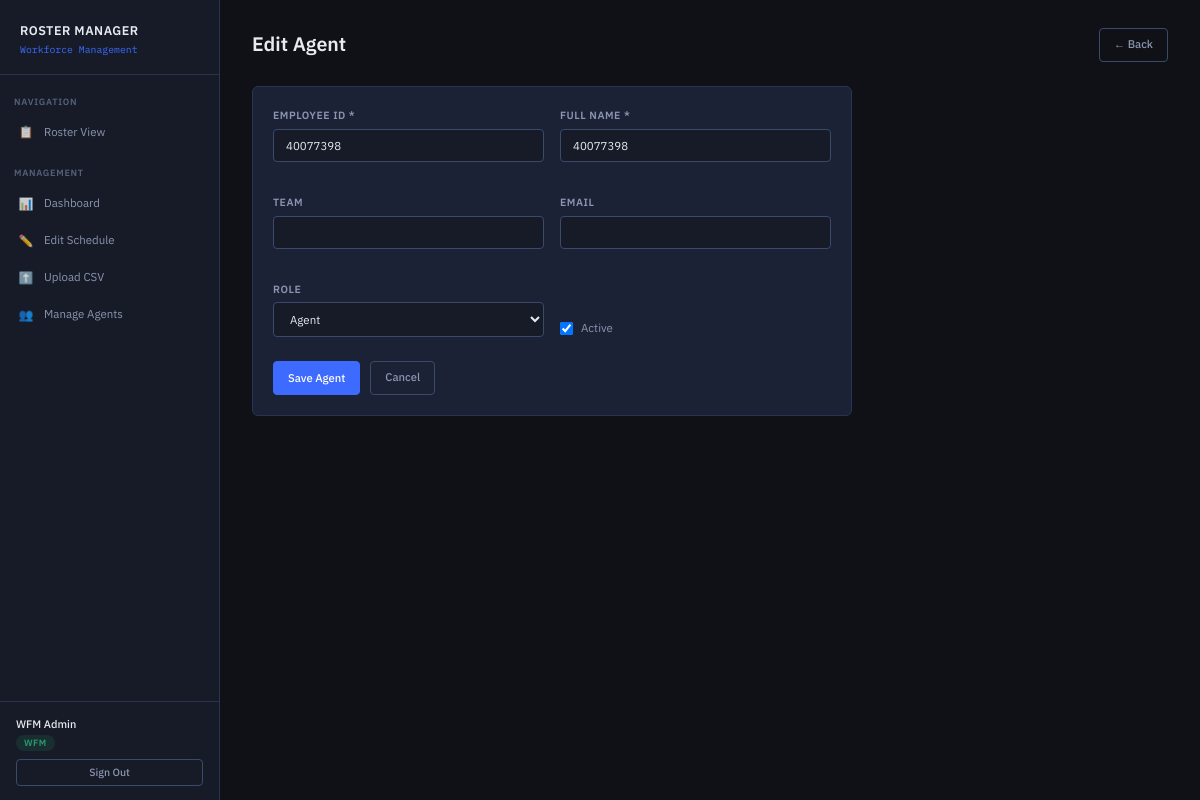
The page /edit-agent/69/ (signed in) on the database its author committed.
### roster/models.py (models this page shows, shortened)
class UserProfile(models.Model):
    ROLE_CHOICES = [
        ('wfm', 'WFM'),
        ('supervisor', 'Supervisor'),
        ('agent', 'Agent'),
    ]
    user = models.OneToOneField(User, on_delete=models.CASCADE, null=True, blank=True)
    role = models.CharField(max_length=20, choices=ROLE_CHOICES, default='agent')
    employee_id = models.CharField(max_length=50, unique=True)
    full_name = models.CharField(max_length=200)
    team = models.CharField(max_length=100, blank=True)
    email = models.EmailField(blank=True)
    is_active = models.BooleanField(default=True)
    created_at = models.DateTimeField(auto_now_add=True)
    class Meta:
        ordering = ['full_name']

### roster/views.py (the view)
# urls.py: path('edit-agent/<int:agent_id>/', views.edit_agent, name='edit_agent'),
@login_required
@wfm_required
def edit_agent(request, agent_id):
    agent = get_object_or_404(UserProfile, id=agent_id)
    if request.method == 'POST':
        form = AgentForm(request.POST, instance=agent)
        if form.is_valid():
            form.save()
            messages.success(request, 'Agent updated.')
            return redirect('manage_agents')
    else:
        form = AgentForm(instance=agent)
    return render(request, 'roster/agent_form.html', {
        'form': form, 'title': 'Edit Agent',
        'user_role': get_role(request.user),
    })

### roster/forms.py
class AgentForm(forms.ModelForm):
    class Meta:
        model = UserProfile
        fields = ['employee_id', 'full_name', 'team', 'email', 'role', 'is_active']
        widgets = {
            'employee_id': forms.TextInput(attrs={'class': 'form-control'}),
            'full_name': forms.TextInput(attrs={'class': 'form-control'}),
            'team': forms.TextInput(attrs={'class': 'form-control'}),
            'email': forms.EmailInput(attrs={'class': 'form-control'}),
            'role': forms.Select(attrs={'class': 'form-control'}),
        }

### roster/views.py (called while the page is built)
def get_role(user):
    if not user.is_authenticated:
        return 'agent'
    try:
        return user.userprofile.role
    except UserProfile.DoesNotExist:
        return 'agent'

### templates/roster/agent_form.html (shortened to what this page needs)
{% extends 'roster/base.html' %}
{% block content %}
<div class="page-header">
  <div class="page-title">{{ title }}</div>
  <a href="{% url 'manage_agents' %}" class="btn btn-outline">← Back</a>
</div>
<div class="card" style="max-width:600px;">
  <form method="post" novalidate>
    <div class="form-grid">
      <div class="form-group">
        <label class="form-label">Employee ID *</label>
        {{ form.employee_id }}
      </div>
      <div class="form-group">
        <label class="form-label">Full Name *</label>
        {{ form.full_name }}
      </div>
      <div class="form-group">
        <label class="form-label">Team</label>
        {{ form.team }}
      </div>
      <div class="form-group">
        <label class="form-label">Email</label>
        {{ form.email }}
      </div>
      <div class="form-group">
        <label class="form-label">Role</label>
        {{ form.role }}
      </div>
      <div class="form-group" style="display:flex;align-items:flex-end;gap:10px;">
        <label style="display:flex;align-items:center;gap:8px;cursor:pointer;font-size:0.82rem;color:var(--text-secondary);">
          {{ form.is_active }} Active
        </label>
      </div>
    </div>
    <div style="display:flex;gap:10px;margin-top:8px;">
      <button type="submit" class="btn btn-primary">Save Agent</button>
      <a href="{% url 'manage_agents' %}" class="btn btn-outline">Cancel</a>
    </div>
  </form>
</div>
{% endblock %}

### templates/roster/base.html (shortened to what this page needs)
<!DOCTYPE html>
<html lang="en">
<head>
{% load static %}
<link rel="stylesheet" href="{% static 'css/main.css' %}">
</head>
<body>
{% if user.is_authenticated %}
<aside class="sidebar">
  <div class="sidebar-brand">
    <h1>Roster Manager</h1>
    <span>Workforce Management</span>
  </div>
  <nav class="sidebar-nav">
    <div class="nav-section">Navigation</div>
    <a href="{% url 'roster' %}" class="nav-item {% if request.resolver_match.url_name == 'roster' %}active{% endif %}">
      <span class="nav-icon">📋</span> Roster View
    </a>
    {% if user_role in 'wfm supervisor' %}
    <div class="nav-section" style="margin-top:8px;">Management</div>
    <a href="{% url 'dashboard' %}" class="nav-item {% if request.resolver_match.url_name == 'dashboard' %}active{% endif %}">
      <span class="nav-icon">📊</span> Dashboard
    </a>
    <a href="{% url 'edit_schedule' %}" class="nav-item {% if request.resolver_match.url_name == 'edit_schedule' %}active{% endif %}">
      <span class="nav-icon">✏️</span> Edit Schedule
    </a>
    {% endif %}
    {% if user_role == 'wfm' %}
    <a href="{% url 'upload_schedule' %}" class="nav-item {% if request.resolver_match.url_name == 'upload_schedule' %}active{% endif %}">
      <span class="nav-icon">⬆️</span> Upload CSV
    </a>
    <a href="{% url 'manage_agents' %}" class="nav-item {% if request.resolver_match.url_name == 'manage_agents' %}active{% endif %}">
      <span class="nav-icon">👥</span> Manage Agents
    </a>
    {% endif %}
  </nav>
  <div class="sidebar-footer">
    <div class="user-info">
      <strong>{{ user.get_full_name|default:user.username }}</strong>
      <span class="role-badge {{ user_role }}">{{ user_role|upper }}</span>
    </div>
    <a href="{% url 'logout' %}" class="btn btn-outline btn-sm" style="width:100%; justify-content:center;">
      Sign Out
    </a>
  </div>
</aside>
{% endif %}
<main class="main-content {% if not user.is_authenticated %}no-sidebar{% endif %}">
  {% block content %}{% endblock %}
</main>
</body>
</html>

### static/css/main.css (style rules this page uses)
:root { --bg-primary: #0f1117; --bg-secondary: #161b27; --bg-card: #1c2236; --bg-hover: #222b42; --border: #2a3452; --border-light: #3a4a6b; --text-primary: #e8eaf0; --text-secondary:#8b95b0; --text-muted: #55627a; --accent: #3d6aff; --accent-hover: #5580ff; --accent-soft: rgba(61,106,255,0.12); --success: #2a9d6e; --success-bg: rgba(42,157,110,0.12); --warning: #e8a328; --warning-bg: rgba(232,163,40,0.12); --danger: #e05252; --danger-bg: rgba(224,82,82,0.12); --info: #3fa9c7; --info-bg: rgba(63,169,199,0.12); --sidebar-w: 220px; --radius: 6px; --radius-sm: 4px; }
*, *::before, *::after { box-sizing: border-box; margin: 0; padding: 0; }
html { font-size: 14px; }
body { font-family: 'IBM Plex Sans', sans-serif; background: var(--bg-primary); color: var(--text-primary); min-height: 100vh; line-height: 1.6; }
.sidebar { position: fixed; top: 0; left: 0; width: var(--sidebar-w); height: 100vh; background: var(--bg-secondary); border-right: 1px solid var(--border); display: flex; flex-direction: column; z-index: 100; }
.sidebar-brand { padding: 20px 20px 16px; border-bottom: 1px solid var(--border); }
.sidebar-brand h1 { font-size: 0.9rem; font-weight: 600; color: var(--text-primary); letter-spacing: 0.04em; text-transform: uppercase; }
.sidebar-brand span { display: block; font-size: 0.7rem; color: var(--accent); font-family: 'IBM Plex Mono', monospace; margin-top: 2px; }
.sidebar-nav { flex: 1; padding: 12px 0; overflow-y: auto; }
.nav-section { padding: 8px 14px 4px; font-size: 0.65rem; font-weight: 600; color: var(--text-muted); text-transform: uppercase; letter-spacing: 0.08em; }
.nav-item { display: flex; align-items: center; gap: 10px; padding: 9px 16px; color: var(--text-secondary); text-decoration: none; font-size: 0.82rem; font-weight: 400; transition: background 0.15s, color 0.15s; border-left: 2px solid transparent; }
.nav-icon { width: 16px; text-align: center; font-size: 0.85rem; opacity: 0.8; }
.sidebar-footer { padding: 14px 16px; border-top: 1px solid var(--border); }
.user-info { font-size: 0.78rem; color: var(--text-secondary); margin-bottom: 8px; }
.user-info strong { display: block; color: var(--text-primary); font-weight: 500; }
.role-badge { display: inline-block; padding: 1px 8px; border-radius: 20px; font-size: 0.65rem; font-weight: 600; text-transform: uppercase; letter-spacing: 0.05em; background: var(--accent-soft); color: var(--accent); }
.role-badge.wfm { background: rgba(42,157,110,0.15); color: var(--success); }
.main-content { margin-left: var(--sidebar-w); padding: 28px 32px; min-height: 100vh; }
.page-header { margin-bottom: 24px; display: flex; align-items: flex-start; justify-content: space-between; gap: 16px; flex-wrap: wrap; }
.page-title { font-size: 1.4rem; font-weight: 600; color: var(--text-primary); }
.card { background: var(--bg-card); border: 1px solid var(--border); border-radius: var(--radius); padding: 20px; margin-bottom: 20px; }
.btn { display: inline-flex; align-items: center; gap: 6px; padding: 7px 14px; border-radius: var(--radius-sm); font-size: 0.8rem; font-weight: 500; font-family: 'IBM Plex Sans', sans-serif; cursor: pointer; border: 1px solid transparent; transition: all 0.15s; text-decoration: none; white-space: nowrap; }
.btn-primary { background: var(--accent); color: white; border-color: var(--accent); }
.btn-outline { background: transparent; color: var(--text-secondary); border-color: var(--border-light); }
.btn-sm { padding: 4px 10px; font-size: 0.75rem; }
.form-group { margin-bottom: 16px; }
.form-label { display: block; font-size: 0.75rem; font-weight: 600; color: var(--text-secondary); text-transform: uppercase; letter-spacing: 0.05em; margin-bottom: 5px; }
.form-control { width: 100%; padding: 8px 12px; background: var(--bg-secondary); border: 1px solid var(--border-light); border-radius: var(--radius-sm); color: var(--text-primary); font-size: 0.82rem; font-family: 'IBM Plex Sans', sans-serif; transition: border-color 0.15s; }
.form-control option { background: var(--bg-card); }
.form-grid { display: grid; grid-template-columns: 1fr 1fr; gap: 16px; }

### rows shown on the page
UserProfile: role "WFM"
UserProfile: employee_id "40077398", full_name "40077398", role "Agent", is_active "☑"

### other values the page prints
{{ user.get_full_name|default:user.username }} "WFM Admin"
{{ title }} "Edit Agent"
